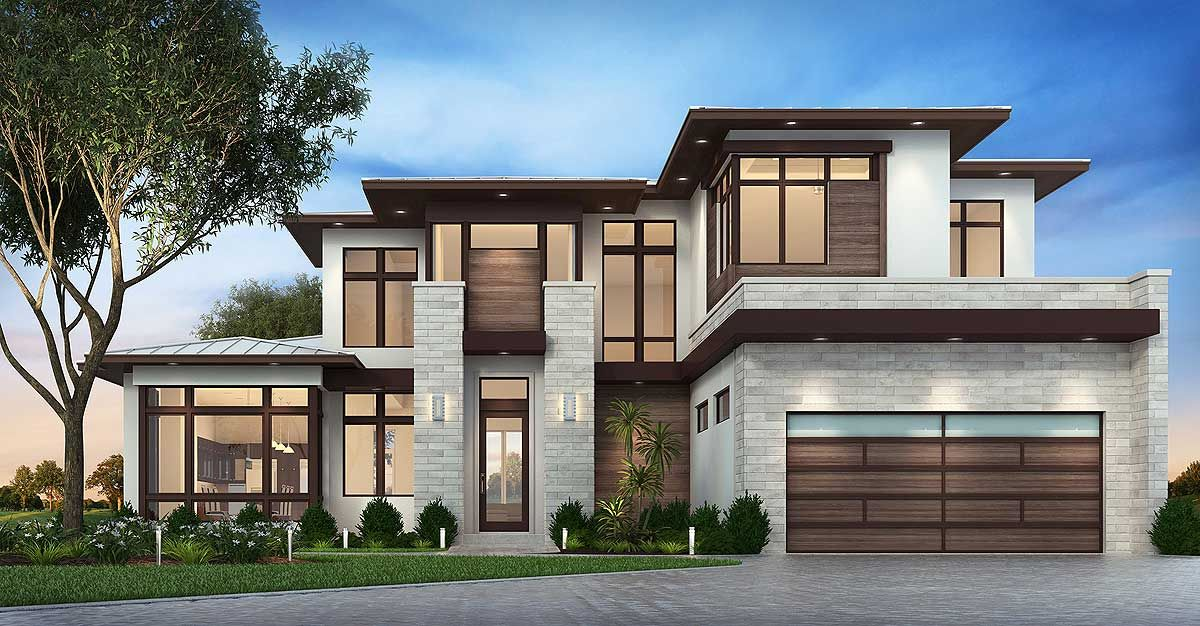
#> input picture images/img1.jpg, 1200 x 626 px; its folder holds 3 pictures in this run
$ python gray_level_transformation.py
#> lines starting #> are read from the running program, lines starting #| are printed output that depends on the picture
#> in main, img is the input picture: shape (626, 1200, 3); mean R, G, B 117.9, 125.9, 129.4
from PIL import Image
from pylab import *
import numpy as np
from numpy import array


def negative(img_arr):
    img = 255 - img_arr
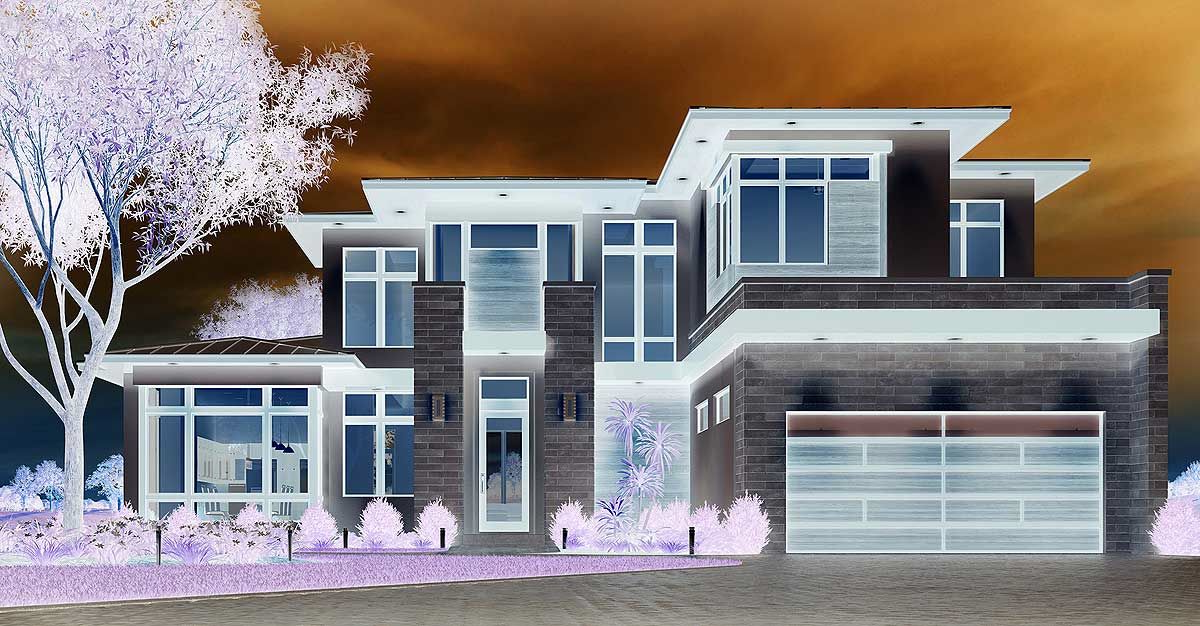
#> img: shape (626, 1200, 3); mean R, G, B 137.1, 129.1, 125.6
    return img


def clamp(img, start_end):
#> called with start_end = (100, 200)
    min_, max_ = start_end
    range_ = max_ - min_
    img = np.asarray(range_ / 255 * img + min_).astype(np.uint8)
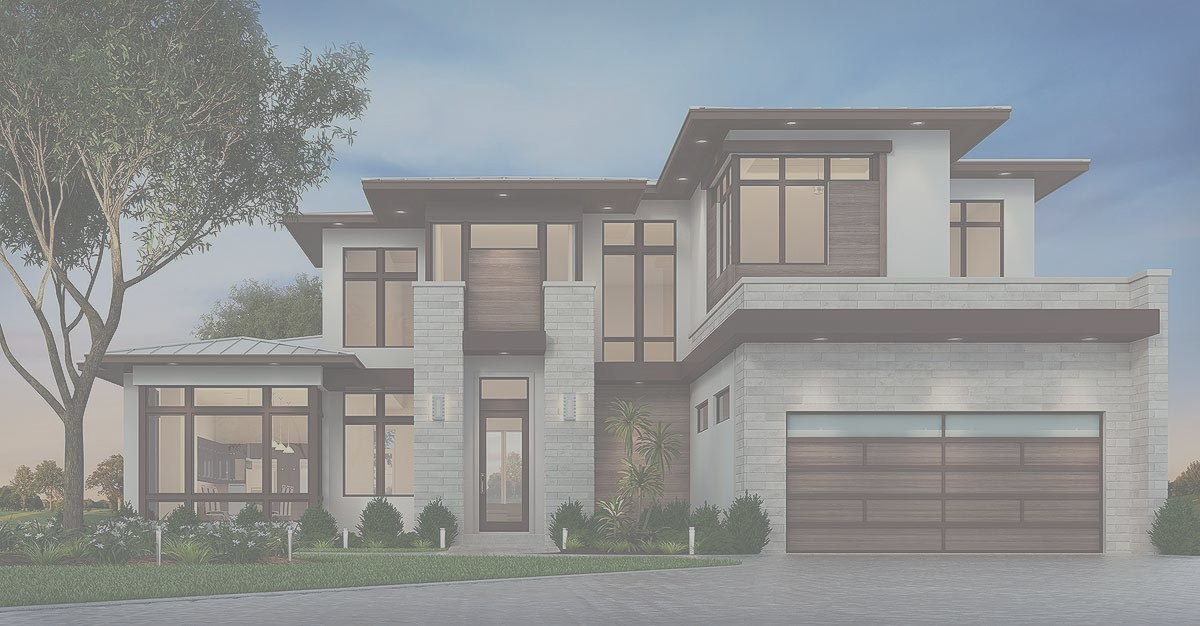
#> img: shape (626, 1200, 3); mean of channels 0, 1, 2 145.8, 148.9, 150.3; drawn as R, G, B
    return img


def main(file):
    img = array(Image.open(f'images/{file}'))
    negative_image = Image.fromarray(negative(img))
    clamp_image = Image.fromarray(clamp(img, (100, 200)))
    negative_image.show()
    clamp_image.show()


if __name__ == '__main__':
    main('img1.jpg')
